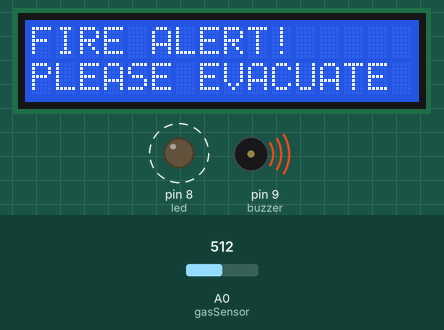
Recording of a sketch running on a simulated Arduino Uno, built with avr-gcc and run on an emulated ATmega328P. Shown: 16×2 character LCD, output pins drawn as LEDs (lit = HIGH), buzzer (waves = sounding). Dashed ring = blinking. Inputs (shaded band) come from the test bench; at power-on: A0 (gasSensor) = 512. What the sketch prints to the serial monitor is not drawn.

Above: at 1.6 s.
1.7 s: A0 (gasSensor) set to 418
3.5 s: A0 (gasSensor) set to 382
At 4.8 s:
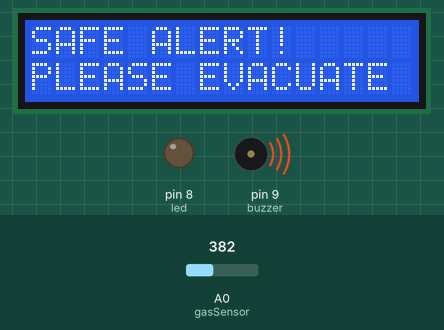
At 5.8 s:
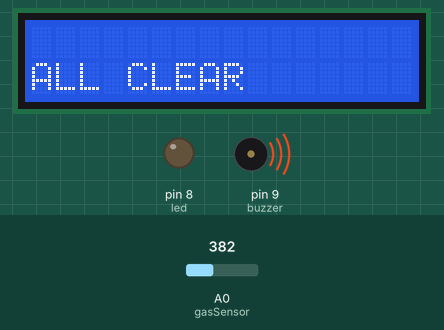
Timing chart, 0 to 7.6 s (numbered marks = the images above; inputs shaded):
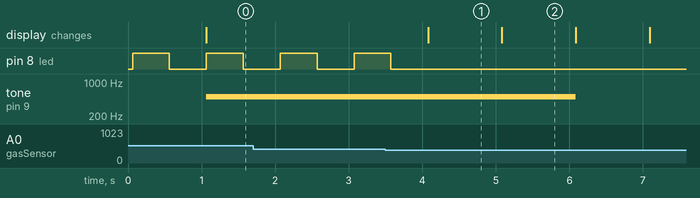

Measured:
- the behaviour switches between 401 and 400 on A0 (gasSensor) (found by bisection; images 0 and 1)
- after the input at 3.5 s, pin 8 (led): goes on until 3.6 s, then stays LOW; tone on pin 9 (buzzer): 500 Hz → silent after 2.6 s; the display: changes after 0.58 s (image 1)
- what the display in image 1 shows lasts 1.0 s, from 4.1 s to 5.1 s

The sketch:

Fire_Alert.ino
```cpp
//include the library code:
#include <LiquidCrystal.h>
// initialize the library with numbers of the interface pins
LiquidCrystal lcd(12, 11, 5, 4, 3, 2);

//delcaration of I/O ports
int led = 8;
int buzzer = 9;
int gasSensor = A0;
int triggerButton = 7;
int stopButton = SREG_T;

//tolerance of gas thresh
int gasThresh = 400;

void setup()
{
  lcd.begin(16,2);
  Serial.begin(9600);
  pinMode(led, OUTPUT);
  pinMode(gasSensor, INPUT);
  /*when you press button the system stops
  provided there is no smoke*/
  pinMode(triggerButton, OUTPUT);
}

void loop()
{
  //reading amount of gas
  int gasState = analogRead(gasSensor);
  Serial.println(gasState);

  int buttonState = digitalRead(triggerButton);
  Serial.println(buttonState);
  //checks if thershold value is reached
  if(gasState > gasThresh)
  {
    //blinks LED for fire notification
    digitalWrite(8, HIGH);
    delay(500);
    digitalWrite(8, LOW);
    delay(500);

    //targets the first row of the LED
    lcd.setCursor(0, 0);
    lcd.print("FIRE ALERT!");

    //targets the second row of the LED
    lcd.setCursor(0, 1);
    lcd.print("PLEASE EVACUATE");
    //emmits sound out of the buzzer
    tone(buzzer, 500, 5000);
  }
  else if(buttonState == HIGH){
    //blinks LED for fire notification
    digitalWrite(8, HIGH);
    delay(500);
    digitalWrite(8, LOW);
    delay(500);

    //targets the first row of the LED
    lcd.setCursor(0, 0);
    lcd.print("FIRE ALERT!");

    //targets the second row of the LED
    lcd.setCursor(0, 1);
    lcd.print("PLEASE EVACUATE");
    //emmits sound out of the buzzer
    tone(buzzer, 500, 100000);
    delay(100000);
  }
  else
  {
    //LED is off
    digitalWrite(8, LOW);

    //prints safe, all clear if there is no fire
    lcd.setCursor(0, 0);
    lcd.print("SAFE");
    delay(1000);
    lcd.clear();
    lcd.setCursor(0, 1);
    lcd.print("ALL CLEAR");
    delay(1000);
    lcd.clear();

    //buzzer is off
    noTone(buzzer);
  }
}
```
